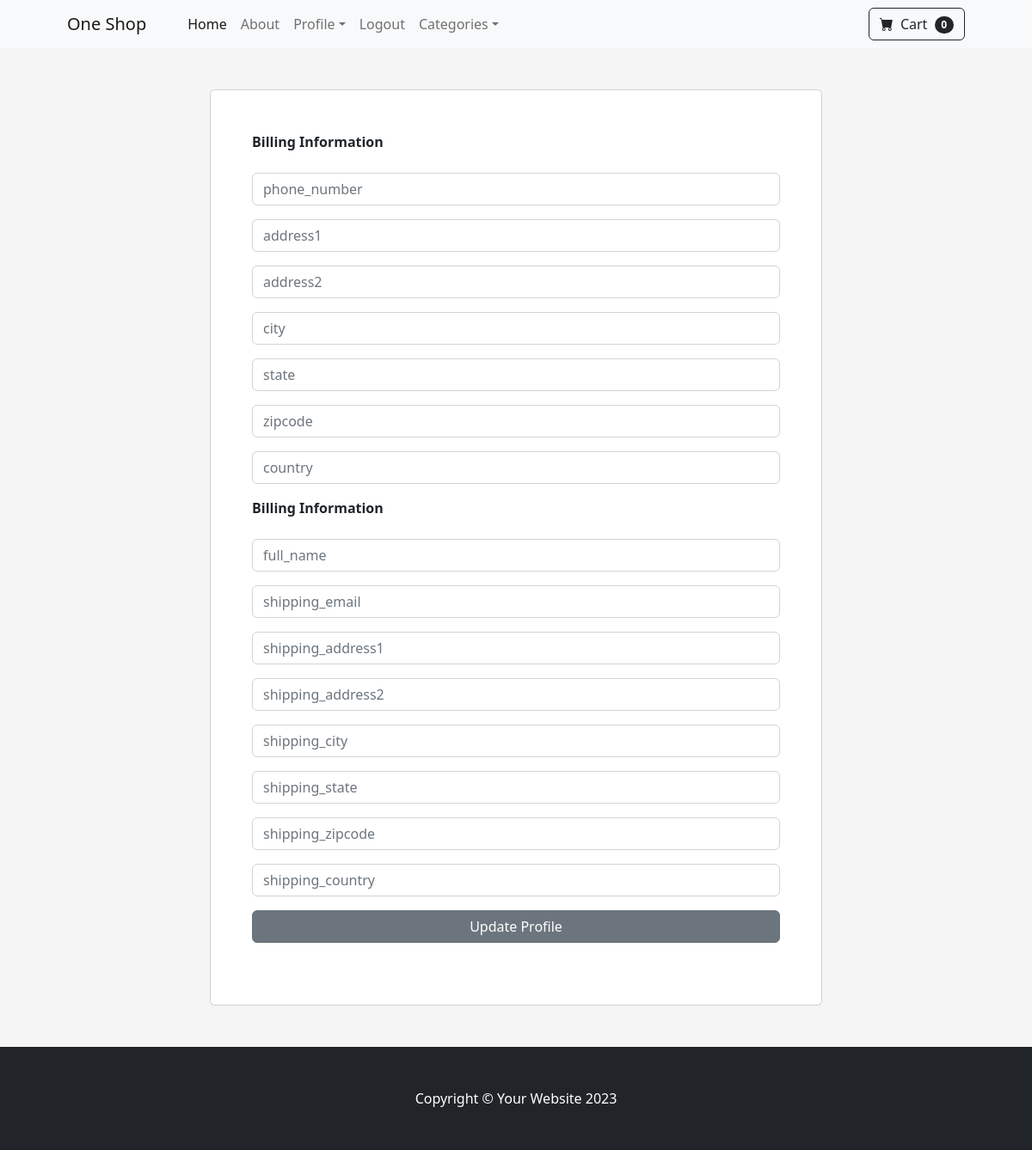
Before: /update_info/ (signed in) with the older database file.
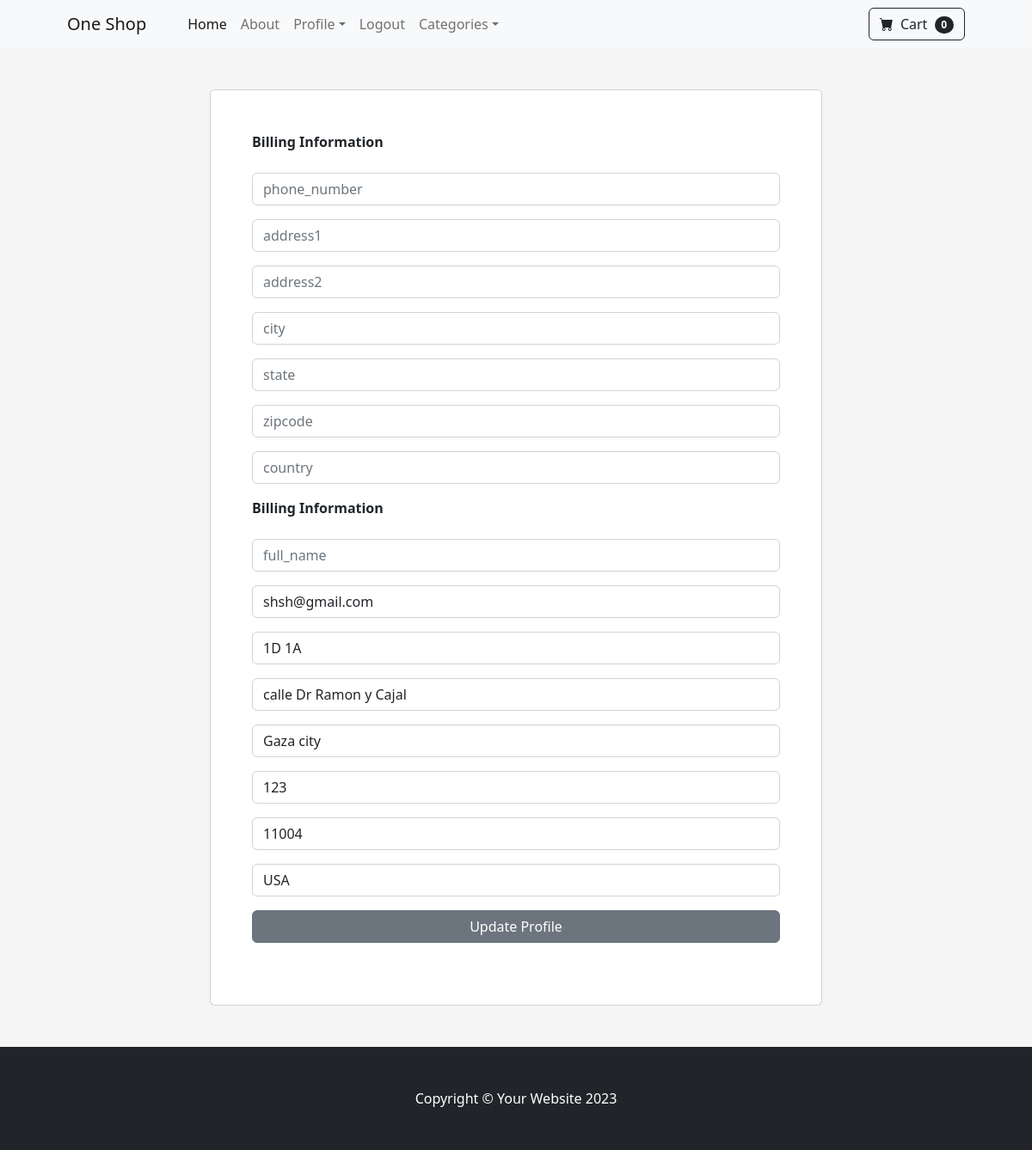
After: the same page with the newer database file.
### payment/models.py (models this page shows, shortened)
class ShippingAddress(models.Model):
    user = models.ForeignKey(User, on_delete=models.CASCADE, null=True, blank=True)
    full_name = models.CharField(max_length=225)
    shipping_email = models.CharField(max_length=225)
    shipping_address1 = models.CharField(max_length=225)
    shipping_address2 = models.CharField(max_length=225)
    shipping_city = models.CharField(max_length=225)
    shipping_state = models.CharField(max_length=225, null=True, blank=True)
    shipping_zipcode = models.CharField(max_length=225, null=True, blank=True)
    shipping_country = models.CharField(max_length=225)
    class Meta:
        verbose_name_plural = 'ShippingAddress'

### store/views.py (the view)
# urls.py: path('update_info/', views.update_info, name='update_info'),
def update_info(request):
    if request.user.is_authenticated:
        current_user = Profile.objects.get(user__id=request.user.id)
        form = UserInfoForm(request.POST or None, instance=current_user)
        try:
            shipping_user = ShippingAddress.objects.get(user__id=request.user.id)
        except ShippingAddress.DoesNotExist:
            shipping_user = None
        shipping_form = ShippingForm(request.POST or None, instance=shipping_user)
        if form.is_valid() or shipping_form.is_valid():
            form.save()
            shipping_form.save()
            messages.success(request, 'User Information Has Been Updated!')
            return redirect('index')
        return render(request, 'update_info.html', {'form': form, 'shipping_form': shipping_form })
    else:
        messages.success(request, 'You Must Be Logged in to Access that Page!')
        return redirect('index')

### store/forms.py
class UserInfoForm(forms.ModelForm):
	phone_number = forms.CharField(label='', widget=forms.TextInput(attrs={'class':'form-control', 'placeholder': 'phone_number'}), required=False)
	address1 = forms.CharField(label='', widget=forms.TextInput(attrs={'class':'form-control', 'placeholder': 'address1'}), required=False)
	address2 = forms.CharField(label='', widget=forms.TextInput(attrs={'class':'form-control', 'placeholder': 'address2'}), required=False)
	city = forms.CharField(label='', widget=forms.TextInput(attrs={'class':'form-control', 'placeholder': 'city'}), required=False)
	state = forms.CharField(label='', widget=forms.TextInput(attrs={'class':'form-control', 'placeholder': 'state'}), required=False)
	zipcode = forms.CharField(label='', widget=forms.TextInput(attrs={'class':'form-control', 'placeholder': 'zipcode'}), required=False)
	country = forms.CharField(label='', widget=forms.TextInput(attrs={'class':'form-control', 'placeholder': 'country'}), required=False)
	class Meta:
		model = Profile
		fields = ('phone_number', 'address1', 'address2', 'city', 'state', 'zipcode', 'country', )

### cart/cart.py (called while the page is built)
    def __len__(self):
        return len(self.cart)

### store/templates/update_info.html (shortened to what this page needs)
{% extends 'base.html' %}
{% block content %}
<section class="">
    <div class="d-flex px-4 py-5 px-md-5 text-center text-lg-start" style="background-color: hsl(0, 0%, 96%)">
        <div class="container">
            <div class="row justify-content-center">
                <div class="col-lg-8 mb-5 mb-lg-0">
                    <div class="card">
                        <div class="card-body py-5 px-md-5">
                            <strong> Billing Information </strong>
                            <br><br>
                            <form method="POST" action="{% url 'update_info' %}">
                                {{ form.as_p }}
                                <strong> Billing Information </strong>
                                <br><br>
                                {{ shipping_form.as_p }}
                                <button type="submit" data-mdb-button-init data-mdb-ripple-init
                                    class="btn btn-secondary btn-block mb-4 col-12">
                                    Update Profile
                                </button>
                            </form>
                        </div>
                    </div>
                </div>
            </div>
        </div>
    </div>
</section>
{% endblock %}

Changed rows visible on the page:
added ShippingAddress: shipping_email "shsh@gmail.com", shipping_address1 "1D 1A", shipping_address2 "calle Dr Ramon y Cajal", shipping_city "Gaza city", shipping_state "123", shipping_zipcode "11004", shipping_country "USA"
